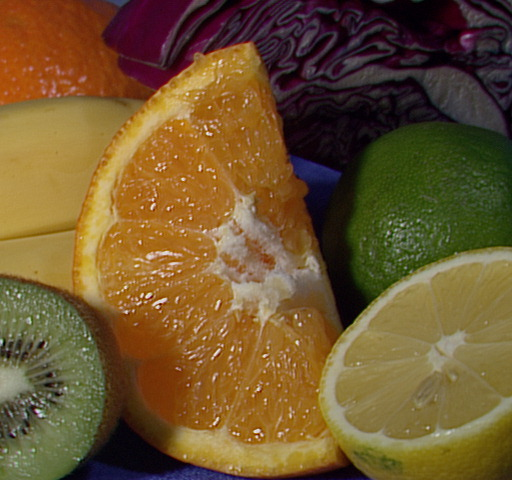
//> input picture cv1/fruits.jpg, 512 x 480 px
$ ./sample1-1-2   (built with g++ and OpenCV 4)
//> lines starting //> are read from the running program, lines starting //| are printed output that depends on the picture
#include <opencv2/opencv.hpp>
#include <stdio.h>

#define FLAG 1

char *preset_file="fruits.jpg";

void convertColorToGray(cv::Mat &input,cv::Mat &processed);
void convertGauss(cv::Mat &input,cv::Mat &processed);
void convertedge(cv::Mat &input,cv::Mat &processed);

int main(int argc,char *argv[]){
  char *input_file;

  cv::Mat input;
  std::vector<cv::Mat> processed(3);

  if(argc==2){
	      input_file=argv[1];
  }else {
    input_file=preset_file;
  }
  input=cv::imread(input_file,1);
//> input is the input picture: 480 rows x 512 cols, CV_8UC3; mean B, G, R 46.2, 85.6, 110.8
  if(input.empty()){
    fprintf(stderr,"cannot open %s\n",input_file);
    exit(0);
  }

  convertColorToGray(input,processed[0]);
  convertGauss(input,processed[1]);
  convertedge(input,processed[2]);
  cv::namedWindow("original image",1);
  cv::namedWindow("processed1 image",1);
  cv::namedWindow("processed2 image",1);
  cv::namedWindow("processed3 image",1);
  cv::imshow("original image",input);
  cv::imshow("processed1 image",processed[0]);
  cv::imshow("processed2 image",processed[1]);
  cv::imshow("processed3 image",processed[2]);
  cv::waitKey(0);

  cv::imwrite("processed1.jpg",processed[0]);
  cv::imwrite("processed2.jpg",processed[1]);
  cv::imwrite("processed3.jpg",processed[2]);
  return 0;
}

void convertColorToGray(cv::Mat &input,cv::Mat &processed){
  #if FLAG
  cv::Mat temp;
  std::vector<cv::Mat> planes;
  cv::cvtColor(input,temp,CV_BGR2YCrCb);
//> temp: 480 rows x 512 cols, CV_8UC3; mean of channels 0, 1, 2 88.7, 143.8, 104
  cv::split(temp,planes);
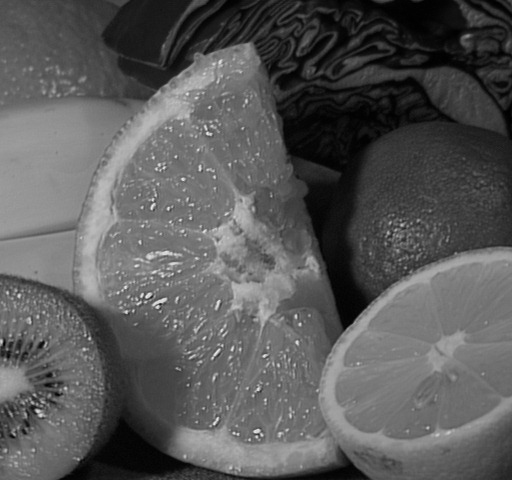
//> planes[0]: 480 rows x 512 cols, CV_8UC1; min 0, max 238, mean 88.7
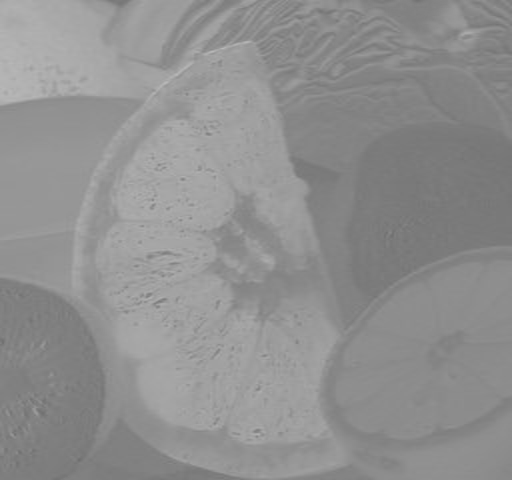
//> planes[1]: 480 rows x 512 cols, CV_8UC1; min 111, max 185, mean 143.8
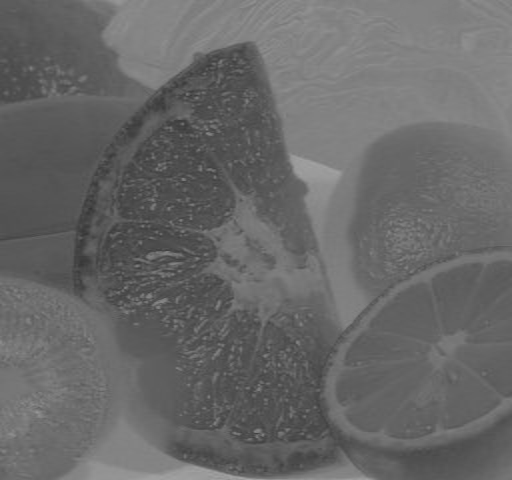
//> planes[2]: 480 rows x 512 cols, CV_8UC1; min 51, max 169, mean 104
  processed=planes[0];
  #else
  cv::Size s=input.size();
  processed.create(s,CV_8UC1);

  for(int j=0;j<s.height;j++){
    uchar *ptr1,*ptr2;
    ptr1=input.ptr<uchar>(j);
    ptr2=processed.ptr<uchar>(j);

    for(int i=0;i<s.width;i++){
      double y=0.114*((double)ptr1[0])+0.587*(double)ptr1[1]+0.299*(double)ptr1[2];
      if(y>255)y=255;
      if(y<0)y=0;

      *ptr2=(uchar)y;
      ptr1+=3;
      ptr2++;
    }
  }
#endif
}
void convertGauss(cv::Mat &input,cv::Mat &processed){
  #if FLAG
  cv::Mat temp;
  std::vector<cv::Mat> planes;
  cv::GaussianBlur(input,temp,cv::Size(99,99),0,0);
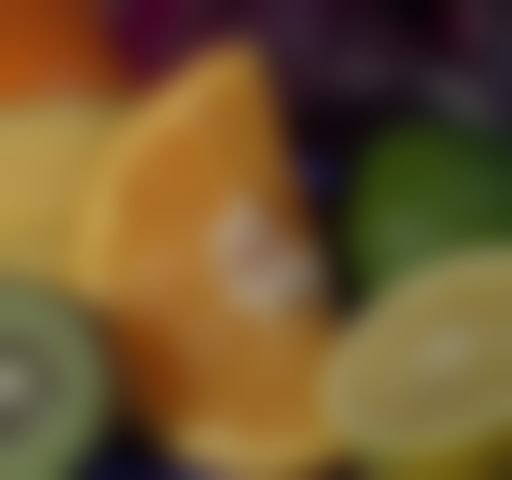
//> temp: 480 rows x 512 cols, CV_8UC3; mean B, G, R 46.2, 85.6, 110.9
  processed=temp;
  #endif
}
void convertedge(cv::Mat &input,cv::Mat &processed){
  #if FLAG
  cv::Mat temp,temp2;
  std::vector<cv::Mat> planes;
  cv::cvtColor(input,temp,CV_BGR2GRAY);
//> temp: 480 rows x 512 cols, CV_8UC1
  cv::Sobel(temp,temp2,CV_8UC1,1,1);
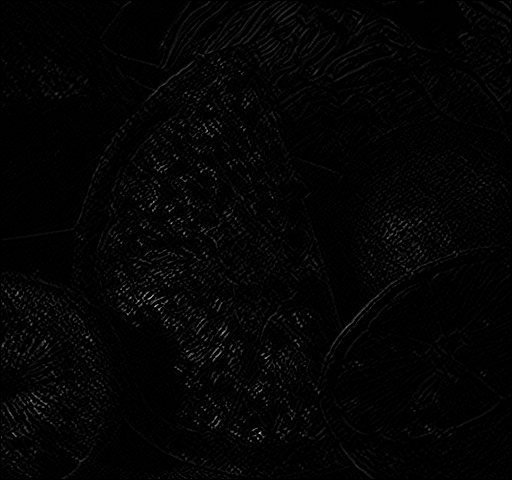
//> temp2: 480 rows x 512 cols, CV_8UC1; min 0, max 209, mean 3.9
  cv::convertScaleAbs(temp2,processed,1,0);
  #endif
}
